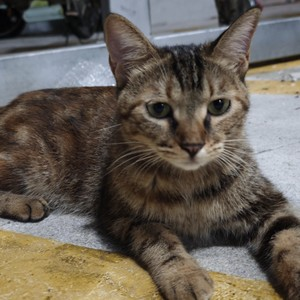
#> input picture classified/00 新猫咪/cat_01_thumb.jpg, 300 x 300 px
$ python -i app.py   (imports and definitions only)
#> lines starting #> are read from the running program, lines starting #| are printed output that depends on the picture
import os
import sys
import json
import shutil
import re
import glob
import atexit
import threading
from pathlib import Path
from http.server import HTTPServer, SimpleHTTPRequestHandler

import webview
from PIL import Image

# ================= 路径处理 =================
def get_base_dir():
    if getattr(sys, 'frozen', False):
        exe_dir = Path(sys.executable).parent
        # onedir 模式：exe 在 SUATCatManager/ 子文件夹，数据在上级
        if (exe_dir / "_internal").is_dir() or exe_dir.name == "SUATCatManager":
            return exe_dir.parent
        return exe_dir
    return Path(__file__).resolve().parent

# [4 lines left out: function get_resource_dir, not called in this run]

BASE_DIR = get_base_dir()
DATA_DIR = BASE_DIR / "data"
TAG_COLOR_PATH = DATA_DIR / "tag_color.json"
BAN_WORDS_PATH = DATA_DIR / "ban_words.json"
CATS_JSON_PATH = DATA_DIR / "cats.json"
CLASSIFIED_DIR = BASE_DIR / "classified"

# ================= 图片处理 =================
def auto_thumbnail(src_path, dst_path, size=300):
#> called with src_path = 'classified/00 新猫咪/cat_01_thumb.jpg', dst_path = 'out.png', size = 300
    img = Image.open(src_path).convert("RGB")
#> img is the input picture: PIL image 300x300 RGB; mean R, G, B 103.1, 95.3, 85.8
    w, h = img.size
#> w = 300; h = 300
    crop = max(100, int(min(w, h) * 0.6))
#> crop = 180
    left = (w - crop) // 2
#> left = 60
    top = (h - crop) // 2
#> top = 60
    img = img.crop((left, top, left + crop, top + crop))
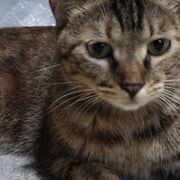
#> img: PIL image 180x180 RGB; mean R, G, B 79.4, 69.4, 61
    img = img.resize((size, size), Image.LANCZOS)
#> img: PIL image 300x300 RGB
    img.save(dst_path, "JPEG", quality=90, optimize=True)

# [12 lines left out: function next_seq_for, not called in this run]

# ================= API 类 =================
class ManagerAPI:
    # [9 lines left out: function __init__, not called in this run]

    def _ensure_dir(self):
        CLASSIFIED_DIR.mkdir(parents=True, exist_ok=True)
        DATA_DIR.mkdir(parents=True, exist_ok=True)

    # [5 lines left out: function _load_json, not called in this run]

    def _save_json(self, path, data):
        with open(path, "w", encoding="utf-8") as f:
            json.dump(data, f, ensure_ascii=False, indent=2)

    # [5 lines left out: function _load_cats, not called in this run]

    def _save_cats(self):
        with open(CATS_JSON_PATH, "w", encoding="utf-8") as f:
            json.dump(self._cats, f, ensure_ascii=False, indent=2)

    # [190 lines left out: functions _cleanup_temp, _update_sprite, _cleanup_all, _find_cat, _next_id, _build_cat_data and 1 more, not called in this run]

    # ---------- 公开 API ----------
    def get_cats(self):
        return [self._build_cat_data(c) for c in self._cats]

    # [101 lines left out: functions save_cat, delete_cat, upload_image, not called in this run]

    def open_file_dialog(self):
        result = webview.windows[0].create_file_dialog(webview.OPEN_DIALOG, allow_multiple=False, file_types=['Image Files (*.jpg;*.jpeg;*.png)'])
        return result[0] if result else None

    def get_tag_colors(self):
        return self._tag_colors

    # [15 lines left out: function save_tag_colors, not called in this run]

    def get_ban_words(self):
        return {"words": self._ban_words}

    # [324 lines left out: functions save_ban_words, get_readme, delete_photo, crop_thumbnail, apply_sort_order, apply_tags and 13 more, not called in this run]

# ================= 主入口 =================
# [19 lines not run here, left out]

>>> result = auto_thumbnail('classified/00 新猫咪/cat_01_thumb.jpg', 'out.png')

$ run again, on classified/04 奶牛哥/milk_cow_brother_01_thumb.jpg
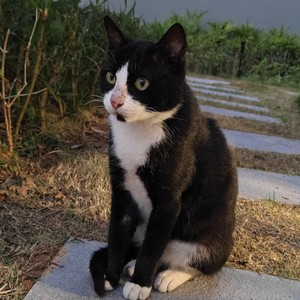
#> input picture classified/04 奶牛哥/milk_cow_brother_01_thumb.jpg, 300 x 300 px
#> in auto_thumbnail, img is the input picture: PIL image 300x300 RGB; mean R, G, B 79.1, 72.8, 62.9
#> in auto_thumbnail, `img = img.crop((left, top, left + crop, top + crop))`:
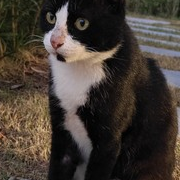
#> img: PIL image 180x180 RGB; mean R, G, B 67.8, 59.3, 52.1
#> in auto_thumbnail, `img = img.resize((size, size), Image.LANCZOS)`:
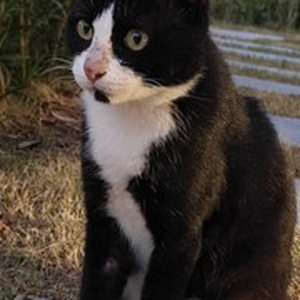
#> img: PIL image 300x300 RGB; mean R, G, B 67.8, 59.3, 52.1

$ run again, on classified/04 奶牛哥/milk_cow_brother_02_thumb.jpg
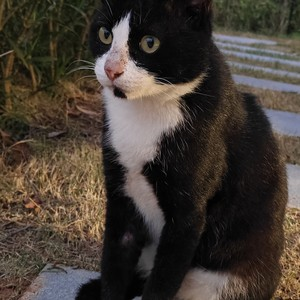
#> input picture classified/04 奶牛哥/milk_cow_brother_02_thumb.jpg, 300 x 300 px
#> in auto_thumbnail, img is the input picture: PIL image 300x300 RGB; mean R, G, B 68.9, 60.2, 52.3
#> in auto_thumbnail, `img = img.crop((left, top, left + crop, top + crop))`:
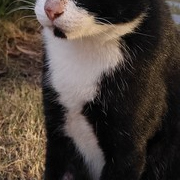
#> img: PIL image 180x180 RGB; mean R, G, B 76.9, 65.9, 58.2
#> in auto_thumbnail, `img = img.resize((size, size), Image.LANCZOS)`:
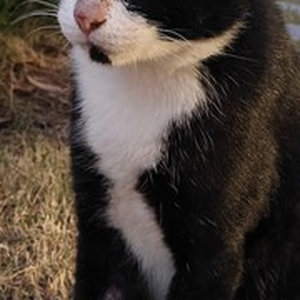
#> img: PIL image 300x300 RGB; mean R, G, B 76.9, 65.9, 58.2

$ run again, on classified/05 猫妈/cat_mom_01_thumb.jpg
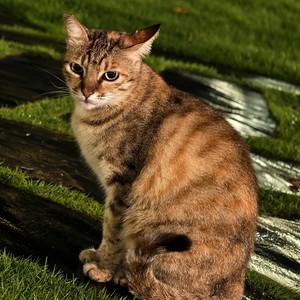
#> input picture classified/05 猫妈/cat_mom_01_thumb.jpg, 300 x 300 px
#> in auto_thumbnail, img is the input picture: PIL image 300x300 RGB; mean R, G, B 90.6, 75.6, 39.6
#> in auto_thumbnail, `img = img.crop((left, top, left + crop, top + crop))`:
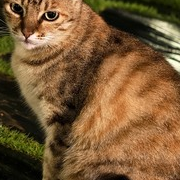
#> img: PIL image 180x180 RGB; mean R, G, B 122, 89.6, 53.6
#> in auto_thumbnail, `img = img.resize((size, size), Image.LANCZOS)`:
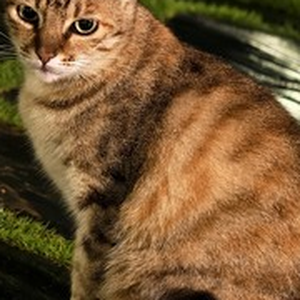
#> img: PIL image 300x300 RGB; mean R, G, B 122, 89.6, 53.7
